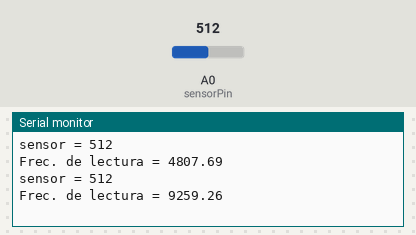
This sketch was run on a simulated Arduino Uno, built with avr-gcc and run on an emulated ATmega328P. Shown: the last lines printed to the serial monitor. Inputs (shaded band) come from the test bench; at power-on: A0 (sensorPin) = 512.

Above: at 1.8 s.
1.9 s: A0 (sensorPin) set to 716
At 2.8 s:
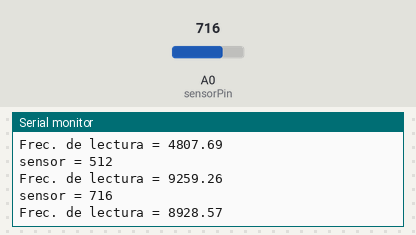
3.4 s: A0 (sensorPin) set to 900
At 4.7 s:
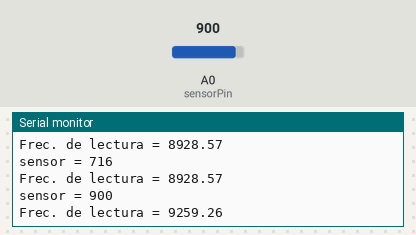
Timing chart, 0 to 6.4 s (numbered marks = the images above; inputs shaded):
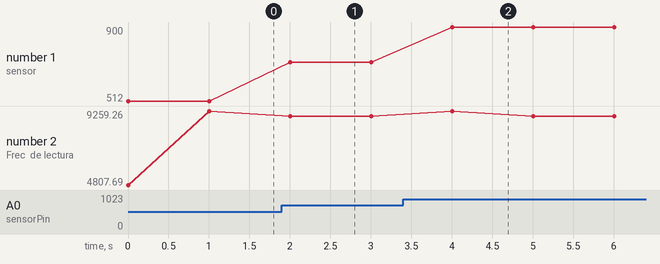

Measured:
- after the input at 1.9 s, the serial monitor: prints a new line after 0.10 s (image 1)
- after the input at 3.4 s, the serial monitor: prints a new line after 0.60 s (image 2)
- plotted number 1: 512 → 716 after the input at 1.9 s, 716 → 900 after the input at 3.4 s

The sketch:

P1_Sensor_Analogico_1.ino
```cpp
int sensorPin = A0;   // Pin donde se conecta el potenciómetro
int sensorValue = 0;  // Variable para guardar el valor medido

// Variables para medir tiempos
unsigned long startTime = 0;
unsigned long endTime = 0;

float frec = 0; // Frecuencia de medición

/*------------------------------------------------*/
void setup() {
  // Inicio el serial para imprimir en consola (como el LOGGER de embebidos)
  Serial.begin(115200);

}

void loop() {
  // Mido el tiempo que se tarda en obrener el valor de ADC
  startTime = micros();
  sensorValue = analogRead(sensorPin);
  endTime = micros();

  // Calculo la frecuencia de medición, el tiempo esta en microsegundos
  // Se observa una frecuenci de medición de unos 8 kHz
  frec = 1000000.0/(endTime - startTime);

  Serial.print("sensor = ");
  Serial.println(sensorValue);

  Serial.print("Frec. de lectura = ");
  Serial.println(frec);

  delay(1000); // Espero 1s
}
```
